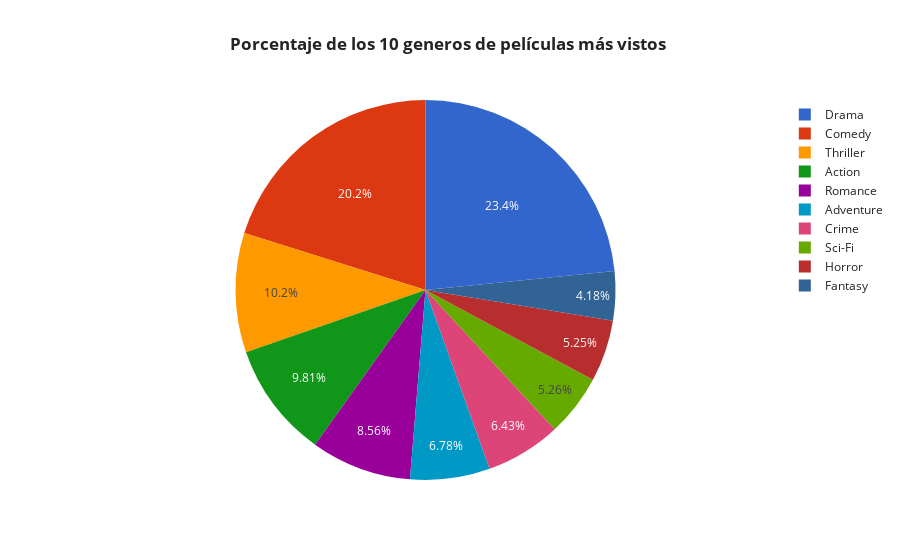

The cell this chart's notebook holds for it:
### Code cell
# ARREGLAR
# crear dataset
base = movies3.groupby(['variable'])[['value']].sum().sort_values('value', ascending = False).reset_index().head(10)

# crear gráfica
fig = px.pie(base, values = 'value', names ='variable',
             title= '<b>Porcentaje de los 10 generos de películas más vistos <b>',
             color_discrete_sequence=px.colors.qualitative.G10)

# agregar detalles a la gráfica
fig.update_layout(
    template = 'simple_white',
    title_x = 0.5)

fig.show()

### Figure 1 — Plotly figure (JSON) as saved in the notebook; plotly's stock layout.template omitted (floating-point values rounded to 4 significant figures)
{"data": [{"domain": {"x": [0, 1], "y": [0, 1]}, "hovertemplate": "variable=%{label}<br>value=%{value}<extra></extra>", "labels": ["Drama", "Comedy", "Thriller", "Action", "Romance", "Adventure", "Crime", "Sci-Fi", "Horror", "Fantasy"], "legendgroup": "", "name": "", "showlegend": true, "type": "pie", "values": [4361, 3756, 1894, 1828, 1596, 1263, 1199, 980, 978, 779]}], "layout": {"legend": {"tracegroupgap": 0}, "piecolorway": ["#3366CC", "#DC3912", "#FF9900", "#109618", "#990099", "#0099C6", "#DD4477", "#66AA00", "#B82E2E", "#316395"], "title": {"text": "<b>Porcentaje de los 10 generos de películas más vistos <b>", "x": 0.5}}}
